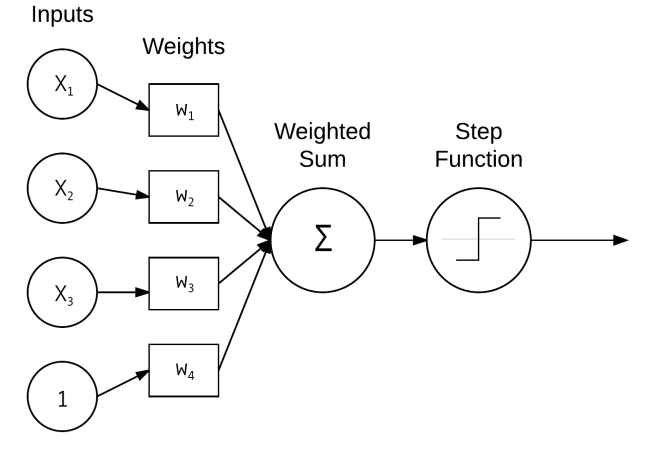
#> input picture images/Selection_003.png, 661 x 457 px, given in place of jemma.png, which was not available
$ jupyter execute convolutions.ipynb   (text cells are left out)
#> lines starting #> are read from the running program, lines starting #| are printed output that depends on the picture; pictures that were not available may be replaced by others from this repository, and a replacement may not be noted
[cell 1]
from skimage.exposure import rescale_intensity
import numpy as np
import argparse
import cv2
import matplotlib.pyplot as plt

[cell 2]
def convolve(image, kernel):
    # Get the dimensions of the image and kernel
    (img_h, img_w) = image.shape[:2]
    (ker_h, ker_w) = kernel.shape[:2]

    # Allocate memory of the output image, ensuring to 'pad' the borders of the input image so the spacial size
    # (i.e. width and height) are not reduced
    pad = (ker_w - 1) // 2
    image = cv2.copyMakeBorder(image, pad, pad, pad, pad, cv2.BORDER_REPLICATE)
    output = np.zeros((img_h, img_w), dtype='float')

    # Loop over the input image, 'sliding' the kernel across each (x, y) coordinate from left-to-right and
    # top-to-bottom
    for y in np.arange(pad, img_h + pad):
        for x in np.arange(pad, img_w + pad):
            # Extract the ROI of the image by extracting the 'center' region of the current (x, y) coordinates
            # dimensions
            roi = image[y - pad:y + pad + 1, x - pad:x + pad + 1]

            # Perform the actual convolution
            k = (roi * kernel).sum()

            # Store the convolved value in the (x, y) coordinate of the output image
            output[y - pad, x - pad] = k

    # Rescale the output image to be in the range [0, 255]
    output = rescale_intensity(output, in_range=(0, 255))
    output = (output * 255).astype('uint8')

    # Return the output image
    return output

[cell 3]
# Construct average blurring kernels used to smooth an image
small_blur = np.ones((7, 7), dtype='float') * (1.0 / (7 * 7))
large_blur = np.ones((21, 21), dtype='float') * (1.0 / (21 * 21))

[cell 4]
# Construct a sharpening filter
sharpen = np.array(([0, -1, 0],
                    [-1, 5, -1],
                    [0, -1, 0]), dtype='float')

[cell 5]
# Construct the Laplacian kernel used to detect edge-like regions of an image
laplacian = np.array(([0, 1, 0],
                      [1, -4, 1],
                      [0, 1, 0]), dtype='int')

[cell 6]
# The Sobel kernels can be used to detect edge-like regions along both the x and y axis, respectively:
# Construct the Sobel x-axis kernel
sobel_x = np.array(([-1, 0, 1],
                    [-2, 0, 2],
                    [-1, 0, 1]), dtype='int')

# Construct the Sobel y-axis kernel
sobel_y = np.array(([-1, -2, -1],
                    [0, 0, 0],
                    [1, 2, 1]), dtype='int')

[cell 7]
# Construct an emboss kernel
emboss = np.array(([-2, -1, 0],
                   [-1, 1, 1],
                   [0, 1, 2]), dtype='int')

[cell 8]
# Construct a kernel bank, a list of kernels to be applied using out custom 'convolve' function and OpenCV's
# 'filter2D' function
kernel_bank = (('small_blur', small_blur),
               ('large_blur', large_blur),
               ('sharpen', sharpen),
               ('laplacian', laplacian),
               ('sobel_x', sobel_x),
               ('sobel_y', sobel_y),
               ('emboss', emboss))

[cell 9]
# Load the image and convert it to greyscale
image = cv2.imread("jemma.png")
#> image is the input picture: shape (457, 661, 3); min 0, max 255, mean 247.3
grey = cv2.cvtColor(image, cv2.COLOR_BGR2GRAY)
grey.shape
#> Out = (457, 661)
# plt.imshow(grey, cmap='gray', interpolation='none')

[cell 10]
# Loop over the kernels
for (kernel_name, kernel) in kernel_bank:
    # Apply the kernel to the greyscale image using both 'convolve' functions
    print('[INFO]: Applying {} kernel'.format(kernel_name))
    convolve_output = convolve(grey, kernel)
    opencv_output = cv2.filter2D(grey, -1, kernel)
    # Show the output image
    plt.figure(figsize=(10, 7))

    plt.subplot(1,3,1)
    plt.imshow(grey, cmap='gray', interpolation='none')
    plt.title('Original')

    plt.subplot(1,3,2)
    plt.imshow(convolve_output, cmap='gray', interpolation='none')
    plt.title('{} - convolve'.format(kernel_name))

    plt.subplot(1,3,3)
    plt.imshow(opencv_output, cmap='gray', interpolation='none')
    plt.title('{} - filter2D'.format(kernel_name))
    plt.show()
#> this loop made 7 passes
#> pass 1, in convolve, `image = cv2.copyMakeBorder(image, pad, pad, pad, pad, cv2.BORDER_REPLI..`:
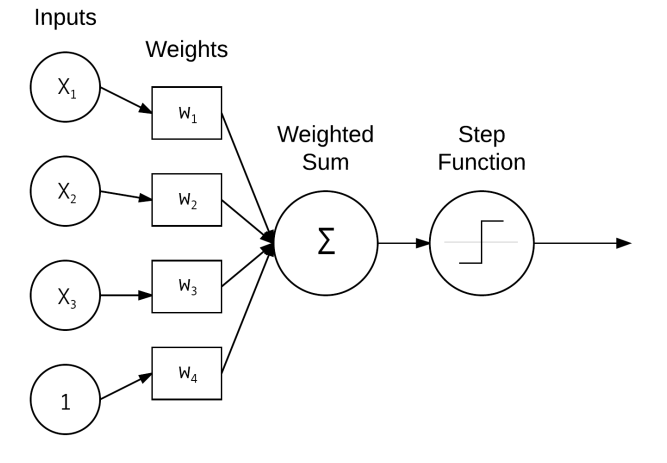
#> image: shape (463, 667); min 0, max 255, mean 247.5
#> pass 1, `convolve_output = convolve(grey, kernel)`:
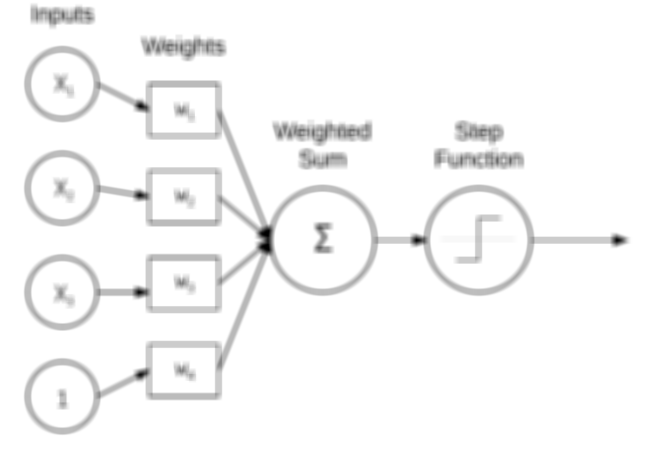
#> convolve_output: shape (457, 661); min 0, max 255, mean 247.2
#> pass 1, `plt.show()`:
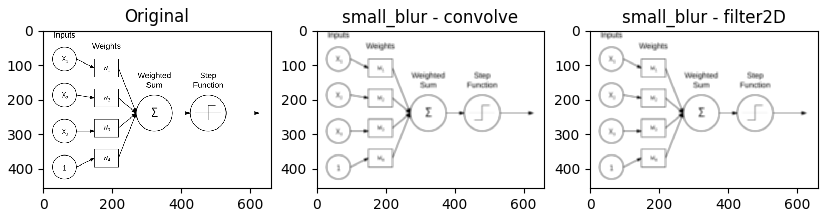
#> figure drawn by matplotlib, 3 panels
#> pass 2, in convolve (call 2), `image = cv2.copyMakeBorder(image, pad, pad, pad, pad, cv2.BORDER_REPLI..`:
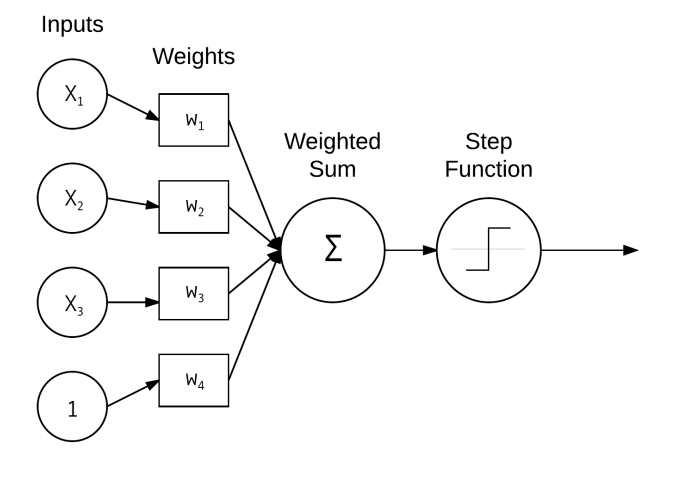
#> image: shape (477, 681); min 0, max 255, mean 247.9
#> pass 2, `plt.show()`:
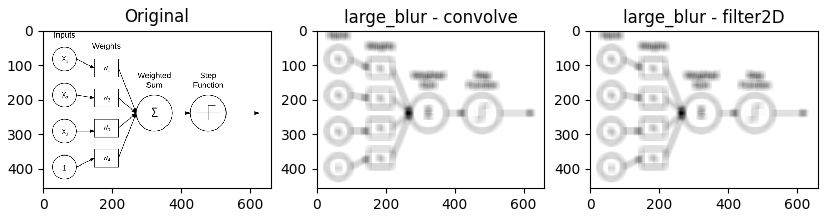
#> figure drawn by matplotlib, 3 panels

$ run again, on images/Selection_007.png
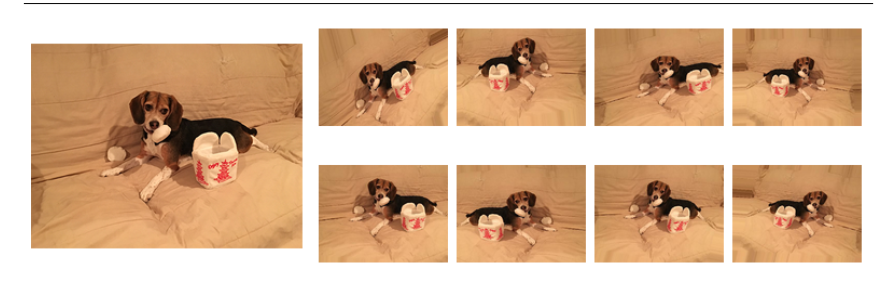
#> input picture images/Selection_007.png, 883 x 283 px, given in place of jemma.png, which was not available
#> image is the input picture: shape (283, 883, 3); mean B, G, R 152, 181.6, 216.1
#> the loop `for (kernel_name, kernel) in kernel_bank: # Apply the kernel to the gr..` made 7 passes
#> pass 1, `convolve_output = convolve(grey, kernel)`:
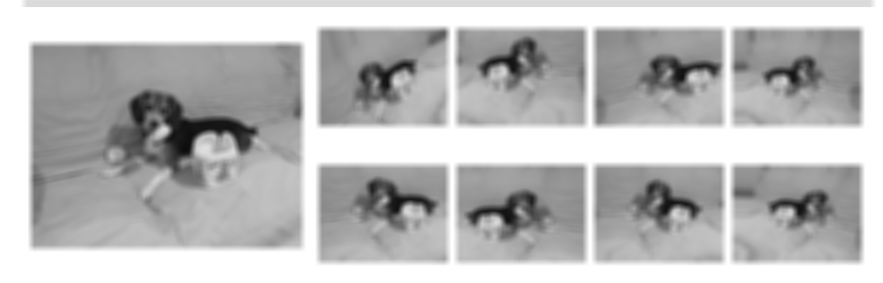
#> convolve_output: shape (283, 883); min 13, max 255, mean 188.2
#> pass 2, `plt.show()`:
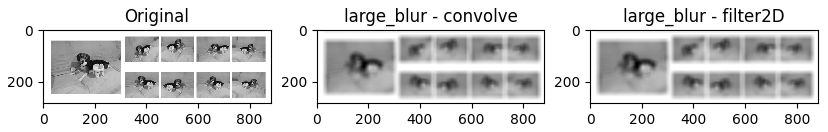
#> figure drawn by matplotlib, 3 panels
